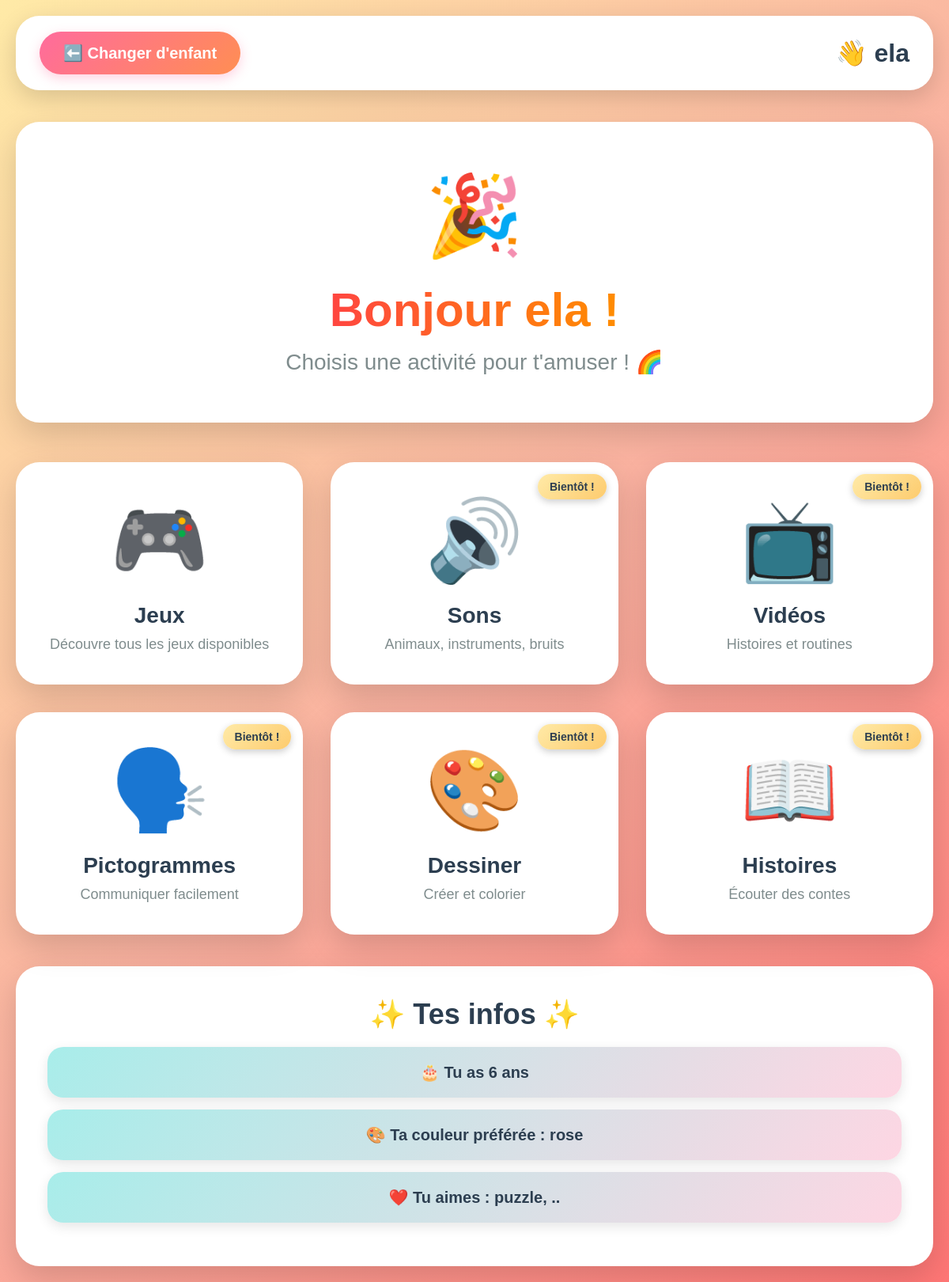
Screenshot of /enfant/1/dashboard/ (signed in) with the database file from the repository.
### authen/models.py (models this page shows, shortened)
class Enfant(models.Model):
    GENRE_CHOICES = [
        ('M', 'Garçon'),
        ('F', 'Fille'),
        ('A', 'Autre'),
    ]
    NIVEAU_AUTONOMIE_CHOICES = [
        ('faible', 'Faible autonomie'),
        ('moyen', 'Autonomie moyenne'),
        ('eleve', 'Autonomie élevée'),
    ]
    parent = models.ForeignKey(User, on_delete=models.CASCADE, related_name='enfants')
    prenom = models.CharField(max_length=100)
    nom = models.CharField(max_length=100)
    date_naissance = models.DateField()
    genre = models.CharField(max_length=1, choices=GENRE_CHOICES, default='M')
    niveau_autonomie = models.CharField(max_length=20, choices=NIVEAU_AUTONOMIE_CHOICES, default='moyen')
    besoins_specifiques = models.TextField(blank=True, null=True, help_text="Sensibilités, préférences, particularités...")
    couleur_preferee = models.CharField(max_length=50, blank=True, null=True)
    activites_preferees = models.TextField(blank=True, null=True, help_text="Jeux, activités favorites...")
    photo = models.ImageField(upload_to='enfants/', blank=True, null=True)
    created_at = models.DateTimeField(auto_now_add=True)
    updated_at = models.DateTimeField(auto_now=True)
    def age(self):
        from datetime import date
        today = date.today()
        return today.year - self.date_naissance.year - ((today.month, today.day) < (self.date_naissance.month, self.date_naissance.day))
    class Meta:
        verbose_name = "Enfant"
        verbose_name_plural = "Enfants"
        ordering = ['-created_at']

### authen/views.py (the view)
# urls.py: path('enfant/<int:enfant_id>/dashboard/', views.dashboard_enfant, name='dashboard_enfant'),
@login_required
def dashboard_enfant(request, enfant_id):
    enfant = get_object_or_404(Enfant, id=enfant_id, parent=request.user)
    context = {
        'enfant': enfant,
        'user': request.user,
    }
    return render(request, 'authen/dashboard_enfant.html', context)

### authen/templates/authen/dashboard_enfant.html (shortened to what this page needs)
<!DOCTYPE html>
<html lang="fr">
<head>
</head>
<body>
    <div class="container">
        <div class="top-bar">
            <a href="/selection-enfant/" class="back-btn">
                ⬅️ Changer d'enfant
            </a>
            <div class="child-name-display">
                👋 {{ enfant.prenom }}
            </div>
        </div>
        <div class="welcome-section">
            <div class="welcome-emoji">🎉</div>
            <h1 class="rainbow-text">Bonjour {{ enfant.prenom }} !</h1>
            <p>Choisis une activité pour t'amuser ! 🌈</p>
        </div>
        <div class="activities-grid">
            <div class="activity-card" onclick="window.location.href='/jeux/'">
                <div class="activity-icon">🎮</div>
                <h3>Jeux</h3>
                <p>Découvre tous les jeux disponibles</p>
            </div>
            <div class="activity-card" onclick="alert('🔊 Bientôt disponible !')">
                <span class="coming-soon">Bientôt !</span>
                <div class="activity-icon">🔊</div>
                <h3>Sons</h3>
                <p>Animaux, instruments, bruits</p>
            </div>
            <div class="activity-card" onclick="alert('📺 Bientôt disponible !')">
                <span class="coming-soon">Bientôt !</span>
                <div class="activity-icon">📺</div>
                <h3>Vidéos</h3>
                <p>Histoires et routines</p>
            </div>
            <div class="activity-card" onclick="alert('🗣️ Bientôt disponible !')">
                <span class="coming-soon">Bientôt !</span>
                <div class="activity-icon">🗣️</div>
                <h3>Pictogrammes</h3>
                <p>Communiquer facilement</p>
            </div>
            <div class="activity-card" onclick="alert('🎨 Bientôt disponible !')">
                <span class="coming-soon">Bientôt !</span>
                <div class="activity-icon">🎨</div>
                <h3>Dessiner</h3>
                <p>Créer et colorier</p>
            </div>
            <div class="activity-card" onclick="alert('📖 Bientôt disponible !')">
                <span class="coming-soon">Bientôt !</span>
                <div class="activity-icon">📖</div>
                <h3>Histoires</h3>
                <p>Écouter des contes</p>
            </div>
        </div>
        <div class="fun-facts">
            <h2>✨ Tes infos ✨</h2>
            <div class="fun-fact-item">
                🎂 Tu as {{ enfant.age }} ans
            </div>
            {% if enfant.couleur_preferee %}
            <div class="fun-fact-item">
                🎨 Ta couleur préférée : {{ enfant.couleur_preferee }}
            </div>
            {% endif %}
            {% if enfant.activites_preferees %}
            <div class="fun-fact-item">
                ❤️ Tu aimes : {{ enfant.activites_preferees }}
            </div>
            {% endif %}
        </div>
    </div>
</body>
</html>

### authen/templates/authen/dashboard_enfant.html (style rules this page uses)
* { margin: 0; padding: 0; box-sizing: border-box; }
body { font-family: 'Comic Sans MS', 'Arial Rounded MT Bold', sans-serif; background: linear-gradient(135deg, #ffeaa7 0%, #fab1a0 50%, #ff7675 100%); min-height: 100vh; padding: 20px; overflow-x: hidden; }
.container { max-width: 1400px; margin: 0 auto; position: relative; z-index: 10; }
.top-bar { display: flex; justify-content: space-between; align-items: center; margin-bottom: 40px; background: white; padding: 20px 30px; border-radius: 30px; box-shadow: 0 10px 30px rgba(0,0,0,0.15); animation: slideDown 0.6s ease-out; }
.back-btn { background: linear-gradient(135deg, #ff6b9d 0%, #ff8e53 100%); color: white; padding: 15px 30px; border-radius: 50px; text-decoration: none; font-size: 20px; font-weight: bold; box-shadow: 0 5px 15px rgba(255, 107, 157, 0.3); transition: all 0.3s; display: inline-flex; align-items: center; gap: 10px; }
.child-name-display { font-size: 32px; color: #2c3e50; font-weight: bold; }
.welcome-section { background: white; padding: 60px 40px; border-radius: 30px; text-align: center; margin-bottom: 50px; box-shadow: 0 15px 40px rgba(0,0,0,0.15); animation: bounceIn 0.8s ease-out; }
.welcome-emoji { font-size: 100px; margin-bottom: 25px; animation: wave 1.5s ease-in-out infinite; display: inline-block; }
.welcome-section h1 { font-size: 60px; color: #2c3e50; margin-bottom: 15px; }
.welcome-section p { font-size: 28px; color: #7f8c8d; }
.activities-grid { display: grid; grid-template-columns: repeat(auto-fit, minmax(280px, 1fr)); gap: 35px; margin-bottom: 40px; }
.activity-card { background: white; border-radius: 30px; padding: 40px 30px; text-align: center; cursor: pointer; transition: all 0.4s cubic-bezier(0.68, -0.55, 0.265, 1.55); box-shadow: 0 15px 40px rgba(0,0,0,0.15); position: relative; overflow: hidden; animation: slideUp 0.6s ease-out; animation-fill-mode: both; }
.activity-card:nth-child(1) { animation-delay: 0.1s; }
.activity-card:nth-child(2) { animation-delay: 0.2s; }
.activity-card:nth-child(3) { animation-delay: 0.3s; }
.activity-card:nth-child(4) { animation-delay: 0.4s; }
.activity-card:nth-child(5) { animation-delay: 0.5s; }
.activity-card:nth-child(6) { animation-delay: 0.6s; }
.activity-card::before { content: ''; position: absolute; top: 0; left: -100%; width: 100%; height: 100%; background: linear-gradient(90deg, transparent, rgba(255, 255, 255, 0.5), transparent); transition: left 0.5s; }
.activity-icon { font-size: 100px; margin-bottom: 20px; transition: all 0.3s; display: inline-block; }
.activity-card h3 { font-size: 28px; color: #2c3e50; margin-bottom: 10px; }
.activity-card p { font-size: 18px; color: #7f8c8d; }
.coming-soon { position: absolute; top: 15px; right: 15px; background: linear-gradient(135deg, #ffeaa7 0%, #fdcb6e 100%); color: #2c3e50; padding: 8px 15px; border-radius: 20px; font-size: 14px; font-weight: bold; box-shadow: 0 3px 10px rgba(0,0,0,0.2); }
.fun-facts { background: white; padding: 40px; border-radius: 30px; text-align: center; box-shadow: 0 15px 40px rgba(0,0,0,0.15); animation: slideUp 0.8s ease-out; }
.fun-facts h2 { font-size: 36px; color: #2c3e50; margin-bottom: 20px; }
.fun-fact-item { background: linear-gradient(135deg, #a8edea 0%, #fed6e3 100%); padding: 20px 30px; border-radius: 20px; margin: 15px 0; font-size: 20px; color: #2c3e50; font-weight: 600; box-shadow: 0 5px 15px rgba(0,0,0,0.1); }
.rainbow-text { background: linear-gradient(to right, #ff0080, #ff8c00, #40e0d0, #ff0080); background-size: 200% auto; -webkit-background-clip: text; -webkit-text-fill-color: transparent; animation: shine 3s linear infinite; }

### rows the page displays
Enfant: prenom "ela", age "6", couleur_preferee "rose", activites_preferees "puzzle, .."
